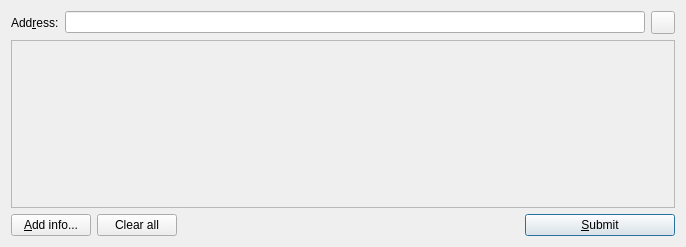
<?xml version="1.0" encoding="UTF-8"?>
<ui version="4.0">
 <class>AddInfosDialog</class>
 <widget class="QDialog" name="AddInfosDialog">
  <property name="geometry">
   <rect>
    <x>0</x>
    <y>0</y>
    <width>686</width>
    <height>247</height>
   </rect>
  </property>
  <property name="windowTitle">
   <string>Add Infos</string>
  </property>
  <layout class="QVBoxLayout" name="verticalLayout">
   <item>
    <layout class="QHBoxLayout" name="horizontalLayout_3">
     <item>
      <widget class="QLabel" name="label">
       <property name="text">
        <string>Add&amp;ress:</string>
       </property>
       <property name="buddy">
        <cstring>addressEntry</cstring>
       </property>
      </widget>
     </item>
     <item>
      <widget class="QValidatedLineEdit" name="addressEntry"/>
     </item>
     <item>
      <widget class="QToolButton" name="addressBookButton">
       <property name="toolTip">
        <string>Choose address from address book</string>
       </property>
       <property name="text">
        <string/>
       </property>
       <property name="icon">
        <iconset resource="../bitcoin.qrc">
         <normaloff>:/icons/address-book</normaloff>:/icons/address-book
        </iconset>
       </property>
       <property name="shortcut">
        <string>Alt+A</string>
       </property>
      </widget>
     </item>
    </layout>
   </item>
   <item>
    <widget class="QScrollArea" name="scrollArea">
     <property name="widgetResizable">
      <bool>true</bool>
     </property>
     <widget class="QWidget" name="scrollAreaWidgetContents">
      <property name="geometry">
       <rect>
        <x>0</x>
        <y>0</y>
        <width>666</width>
        <height>157</height>
       </rect>
      </property>
      <layout class="QVBoxLayout" name="verticalLayout_2">
       <property name="margin">
        <number>0</number>
       </property>
       <item>
        <layout class="QVBoxLayout" name="entries">
         <property name="spacing">
          <number>6</number>
         </property>
        </layout>
       </item>
       <item>
        <spacer name="verticalSpacer">
         <property name="orientation">
          <enum>Qt::Vertical</enum>
         </property>
         <property name="sizeHint" stdset="0">
          <size>
           <width>20</width>
           <height>40</height>
          </size>
         </property>
        </spacer>
       </item>
      </layout>
     </widget>
    </widget>
   </item>
   <item>
    <layout class="QHBoxLayout" name="horizontalLayout">
     <item>
      <widget class="QPushButton" name="addButton">
       <property name="toolTip">
        <string>Send to multiple recipients at once</string>
       </property>
       <property name="text">
        <string>&amp;Add info...</string>
       </property>
       <property name="icon">
        <iconset resource="../bitcoin.qrc">
         <normaloff>:/icons/add</normaloff>:/icons/add</iconset>
       </property>
      </widget>
     </item>
     <item>
      <widget class="QPushButton" name="clearButton">
       <property name="sizePolicy">
        <sizepolicy hsizetype="Minimum" vsizetype="Fixed">
         <horstretch>0</horstretch>
         <verstretch>0</verstretch>
        </sizepolicy>
       </property>
       <property name="toolTip">
        <string>Remove all transaction fields</string>
       </property>
       <property name="text">
        <string>Clear all</string>
       </property>
       <property name="icon">
        <iconset resource="../bitcoin.qrc">
         <normaloff>:/icons/remove</normaloff>:/icons/remove</iconset>
       </property>
       <property name="autoRepeatDelay">
        <number>300</number>
       </property>
      </widget>
     </item>
     <item>
      <layout class="QHBoxLayout" name="horizontalLayout_2">
       <property name="spacing">
        <number>3</number>
       </property>
      </layout>
     </item>
     <item>
      <spacer name="horizontalSpacer">
       <property name="orientation">
        <enum>Qt::Horizontal</enum>
       </property>
       <property name="sizeHint" stdset="0">
        <size>
         <width>40</width>
         <height>20</height>
        </size>
       </property>
      </spacer>
     </item>
     <item>
      <widget class="QPushButton" name="submitButton">
       <property name="minimumSize">
        <size>
         <width>150</width>
         <height>0</height>
        </size>
       </property>
       <property name="toolTip">
        <string>Confirm the send action</string>
       </property>
       <property name="text">
        <string>&amp;Submit</string>
       </property>
       <property name="icon">
        <iconset resource="../bitcoin.qrc">
         <normaloff>:/icons/send</normaloff>:/icons/send</iconset>
       </property>
       <property name="default">
        <bool>true</bool>
       </property>
      </widget>
     </item>
    </layout>
   </item>
  </layout>
 </widget>
 <customwidgets>
  <customwidget>
   <class>QValidatedLineEdit</class>
   <extends>QLineEdit</extends>
   <header>qvalidatedlineedit.h</header>
  </customwidget>
 </customwidgets>
 <resources>
  <include location="../bitcoin.qrc"/>
 </resources>
 <connections/>
</ui>
